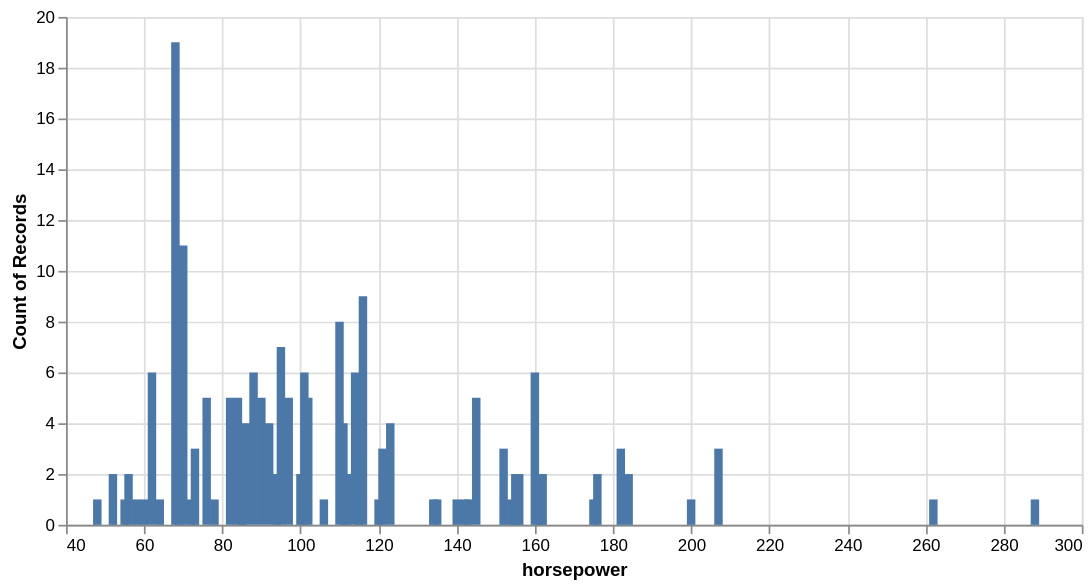

Notebook code cell kept with this figure:
### Code cell
alt.Chart(cars_data).mark_bar().encode(
    x='horsepower', y='count()'
).properties(width=600)

### Figure 1 — Vega-Lite specification as saved in the notebook (floating-point values rounded to 4 significant figures; data arrays with more than 128 entries replaced by an {"elided": "..."} marker saying what was removed)
{"config": {"view": {"continuousWidth": 300, "continuousHeight": 300}}, "data": {"name": "data-1bed9fbf2600d9190696f48c3511329a"}, "mark": {"type": "bar"}, "encoding": {"x": {"field": "horsepower", "type": "quantitative"}, "y": {"aggregate": "count", "type": "quantitative"}}, "width": 600, "$schema": "https://vega.github.io/schema/vega-lite/v6.1.0.json", "datasets": {"data-1bed9fbf2600d9190696f48c3511329a": {"elided": "205 records"}}}
